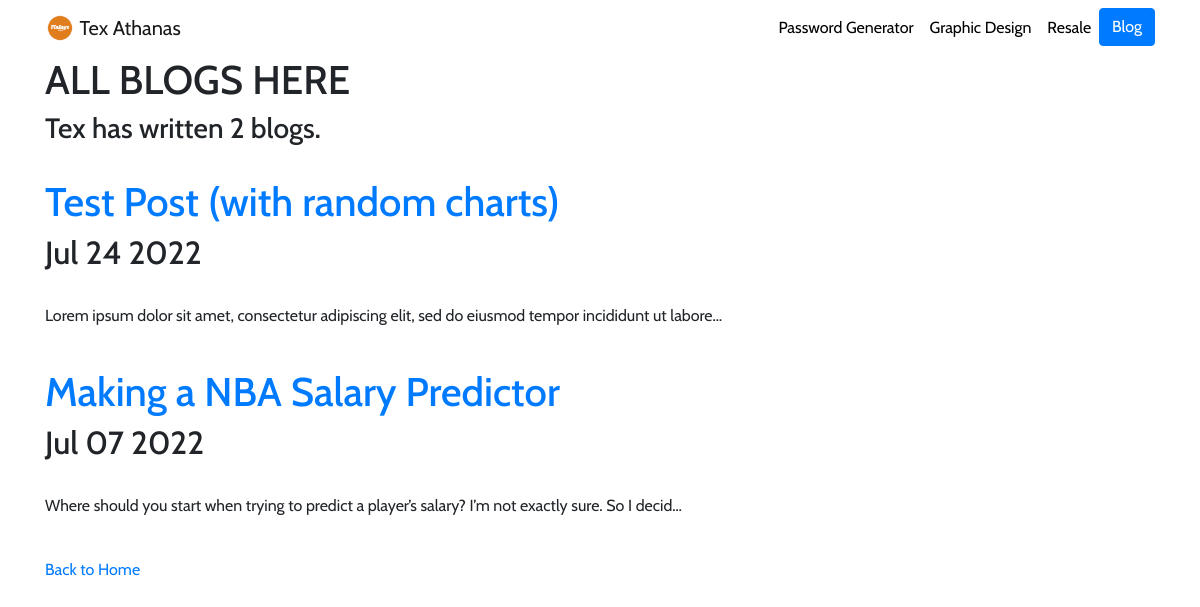
Screenshot of /blog/ with the database file from the repository.
### blog/models.py (models this page shows, shortened)
class Blogpost(models.Model):
    title = models.CharField(max_length = 100)
    description = models.TextField(max_length = 4000)
    date = models.DateField(default=Date.today)
    image = models.ImageField(upload_to = "blog/images/")
    image2 = models.ImageField(upload_to = "blog/images/")
    image3 = models.ImageField(upload_to = "blog/images/")

### blog/views.py (the view)
# urls.py: path('', views.all_blogs, name ="all_blogs"),
def all_blogs(request):
    blogposts = Blogpost.objects.order_by('-date')
    return render(request, 'blog/all_blogs.html', {'blogposts':blogposts})

### blog/templates/blog/all_blogs.html
{% extends 'portfolio/base.html' %}
{% block content %}
<h1> ALL BLOGS HERE </h1>
<h3> Tex has written {{ blogposts.count }} blog{{ blogposts.count|pluralize }}. </h3>
<br>
{% for blogpost in blogposts %}
<a href = {% url 'blog:detail' blogpost.id %}><h1> {{ blogpost.title }}</h1></a>
<h2> {{ blogpost.date|date:'M d Y' }}</h2>
<br>
<p> {{ blogpost.description|striptags|truncatechars:100 }} </p>
<br>
{% endfor %}
<a href = "/">Back to Home</a>
{% endblock %}

### portfolio/static/portfolio/custom.css (style rules this page uses)
body { font-family: 'Cabin'; }

### rows the page displays
Blogpost: title "Test Post (with random charts)", date "Jul 24 2022", description "Lorem ipsum dolor sit amet, consectetur adipiscing elit, sed do eiusmod tempor incididunt ut labore…"
Blogpost: title "Making a NBA Salary Predictor", date "Jul 07 2022", description "Where should you start when trying to predict a player’s salary? I’m not exactly sure. So I decid…"

### other values shown
{{ blogposts.count }} "2"
